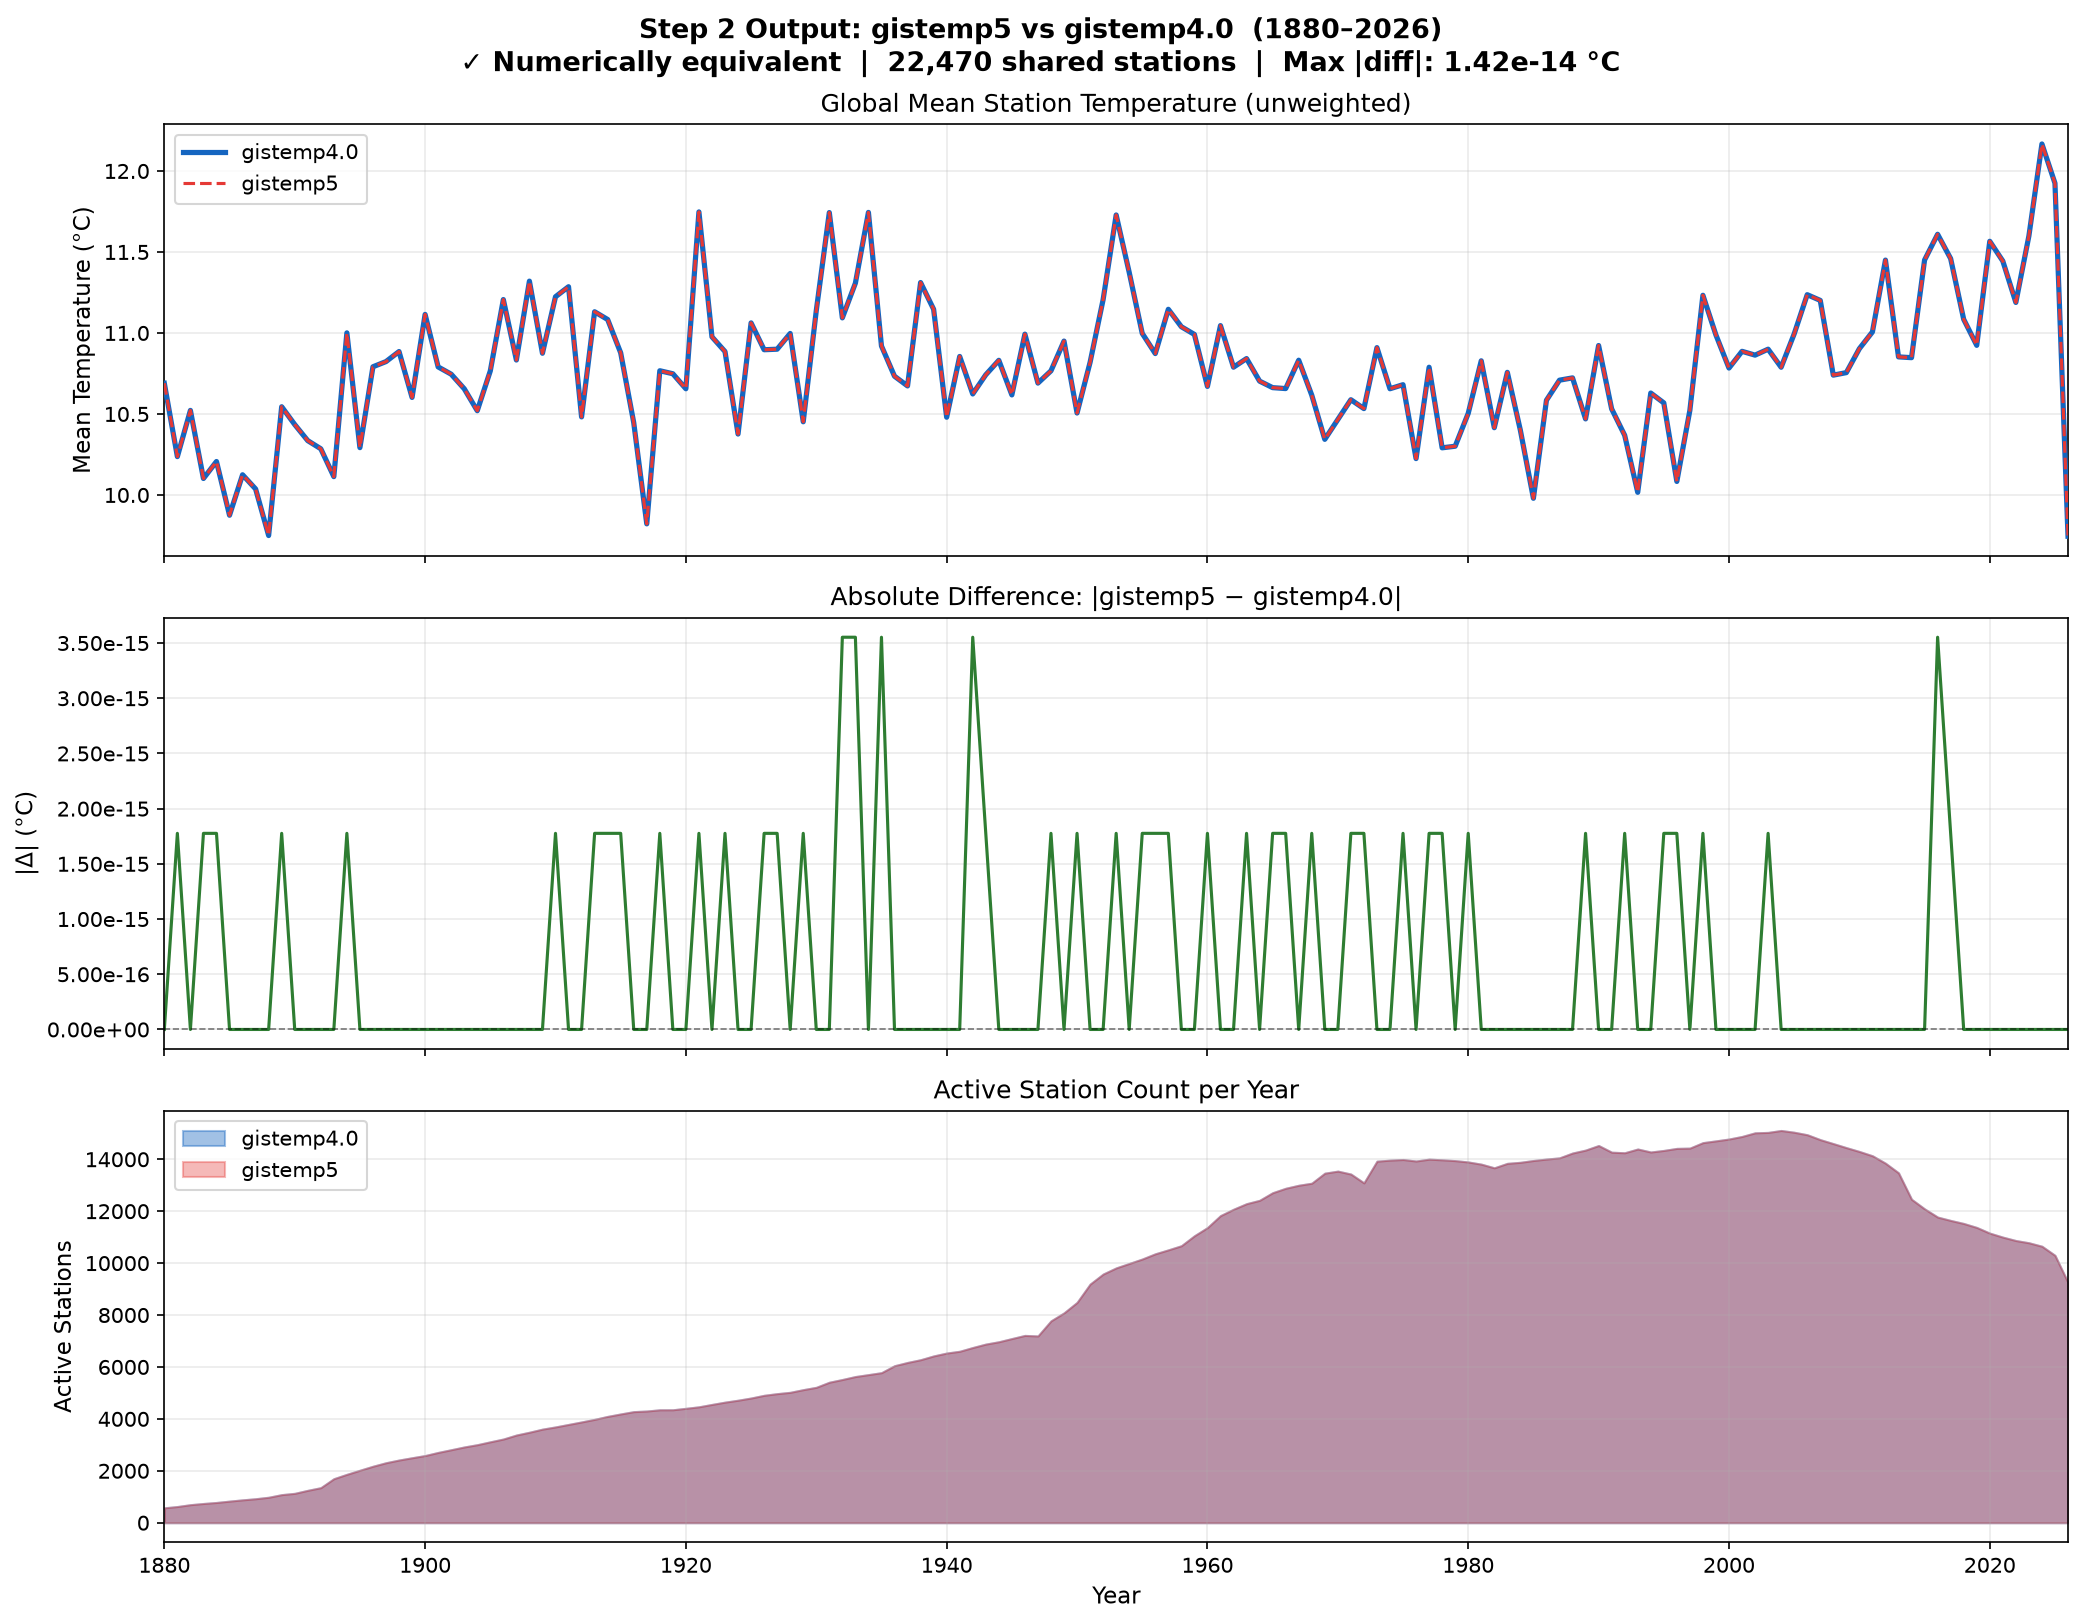

The script that saved this image:
"""
Compare gistemp5 vs gistemp4.0 step 2 output.

Requires cached outputs. Run from repo root:
    python main/run.py                  # generates cache/step2_1880_2026.parquet
    python testing/compare_step2.py     # generates gistemp4.0/tmp/step2_cache.parquet
Then:
    python visualization/step2_comparison.py
"""

import os
import sys

import matplotlib
matplotlib.use('Agg')
import matplotlib.pyplot as plt
import matplotlib.ticker as mticker
import numpy as np
import pandas as pd

REPO_ROOT = os.path.dirname(os.path.dirname(os.path.abspath(__file__)))
sys.path.insert(0, REPO_ROOT)

from parameters.constants import START_YEAR, END_YEAR
from tools import cache as step_cache

V4_CACHE = os.path.join(REPO_ROOT, 'gistemp4.0', 'tmp', 'step2_cache.parquet')
OUT_PATH  = os.path.join(REPO_ROOT, 'visualization', 'step2_comparison.png')

META_COLS = {'Latitude', 'Longitude', '__LastGHCNYear__'}


def load_data():
    if not os.path.exists(V4_CACHE):
        raise FileNotFoundError(
            f"gistemp4.0 step2 cache missing: {V4_CACHE}\n"
            "Run: python testing/compare_step2.py"
        )
    df4 = pd.read_parquet(V4_CACHE)

    df5 = step_cache.load('step2', START_YEAR, END_YEAR)
    if df5 is None:
        raise FileNotFoundError(
            f"gistemp5 step2 cache missing for {START_YEAR}–{END_YEAR}.\n"
            "Run: python main/run.py"
        )
    return df4, df5


def annual_global_mean(df):
    tc = [c for c in df.columns if c not in META_COLS]
    years = sorted({int(c.split('_')[1]) for c in tc})
    means, counts = [], []
    for yr in years:
        cols = [f'{m}_{yr}' for m in range(1, 13) if f'{m}_{yr}' in df.columns]
        vals = df[cols].values
        means.append(np.nanmean(vals))
        counts.append(int(np.any(~np.isnan(vals), axis=1).sum()))
    return pd.Series(means, index=years), pd.Series(counts, index=years)


def validate(df4, df5):
    tc4 = [c for c in df4.columns if c not in META_COLS]
    tc5 = [c for c in df5.columns if c not in META_COLS]
    shared_cols = sorted(set(tc4) & set(tc5), key=lambda c: (int(c.split('_')[1]), int(c.split('_')[0])))
    shared_sids = sorted(set(df4.index) & set(df5.index))

    a = df5.loc[shared_sids, shared_cols].astype(float)
    b = df4.loc[shared_sids, shared_cols].astype(float)
    diff = (a - b).abs()
    both = ~a.isna() & ~b.isna()

    n_differ = int((diff[both] > 1e-4).sum().sum())
    max_diff = float(diff.max().max())
    agreement = "✓ Numerically equivalent" if n_differ == 0 else f"✗ {n_differ:,} cells differ"

    return {
        'shared_sids': shared_sids,
        'cells_compared': int(both.sum().sum()),
        'nan_mismatch': int((a.isna() != b.isna()).sum().sum()),
        'cells_differ': n_differ,
        'max_diff': max_diff,
        'agreement': agreement,
    }


def plot(df4, df5, stats):
    mean4, cnt4 = annual_global_mean(df4)
    mean5, cnt5 = annual_global_mean(df5)

    BLUE, RED, GREEN = '#1565C0', '#E53935', '#2E7D32'

    fig, axes = plt.subplots(3, 1, figsize=(14, 11), sharex=True)
    fig.suptitle(
        f'Step 2 Output: gistemp5 vs gistemp4.0  ({START_YEAR}–{END_YEAR})\n'
        f'{stats["agreement"]}  |  {len(stats["shared_sids"]):,} shared stations  |  '
        f'Max |diff|: {stats["max_diff"]:.2e} °C',
        fontsize=13, fontweight='bold'
    )

    ax = axes[0]
    ax.plot(mean4.index, mean4.values, color=BLUE, lw=2.5, label='gistemp4.0', zorder=3)
    ax.plot(mean5.index, mean5.values, color=RED, lw=1.5, ls='--', label='gistemp5', zorder=4)
    ax.set_ylabel('Mean Temperature (°C)', fontsize=11)
    ax.set_title('Global Mean Station Temperature (unweighted)', fontsize=12)
    ax.legend(fontsize=10)
    ax.grid(alpha=0.25)

    ax = axes[1]
    abs_diff = (mean5 - mean4).abs()
    ax.plot(abs_diff.index, abs_diff.values, color=GREEN, lw=1.5)
    ax.axhline(0, color='black', lw=0.8, ls='--', alpha=0.5)
    ax.set_ylabel('|Δ| (°C)', fontsize=11)
    ax.set_title('Absolute Difference: |gistemp5 − gistemp4.0|', fontsize=12)
    ax.yaxis.set_major_formatter(mticker.FormatStrFormatter('%.2e'))
    ax.grid(alpha=0.25)

    ax = axes[2]
    ax.fill_between(cnt4.index, cnt4.values, color=BLUE, alpha=0.4, label='gistemp4.0')
    ax.fill_between(cnt5.index, cnt5.values, color=RED, alpha=0.35, label='gistemp5')
    ax.set_ylabel('Active Stations', fontsize=11)
    ax.set_xlabel('Year', fontsize=11)
    ax.set_title('Active Station Count per Year', fontsize=12)
    ax.legend(fontsize=10)
    ax.grid(alpha=0.25)
    ax.set_xlim(START_YEAR, END_YEAR)

    plt.tight_layout()
    plt.savefig(OUT_PATH, dpi=150, bbox_inches='tight')
    print(f"  Saved → {OUT_PATH}")


if __name__ == '__main__':
    print("Loading data...")
    df4, df5 = load_data()
    print("Validating...")
    stats = validate(df4, df5)
    print(f"  {stats['agreement']}")
    print(f"  Shared stations       : {len(stats['shared_sids']):,}")
    print(f"  Monthly cells compared: {stats['cells_compared']:,}")
    print(f"  NaN mismatches        : {stats['nan_mismatch']:,}")
    print(f"  Cells differing >1e-4 : {stats['cells_differ']:,}")
    print(f"  Max |diff| (°C)       : {stats['max_diff']:.2e}")
    print("Plotting...")
    plot(df4, df5, stats)
